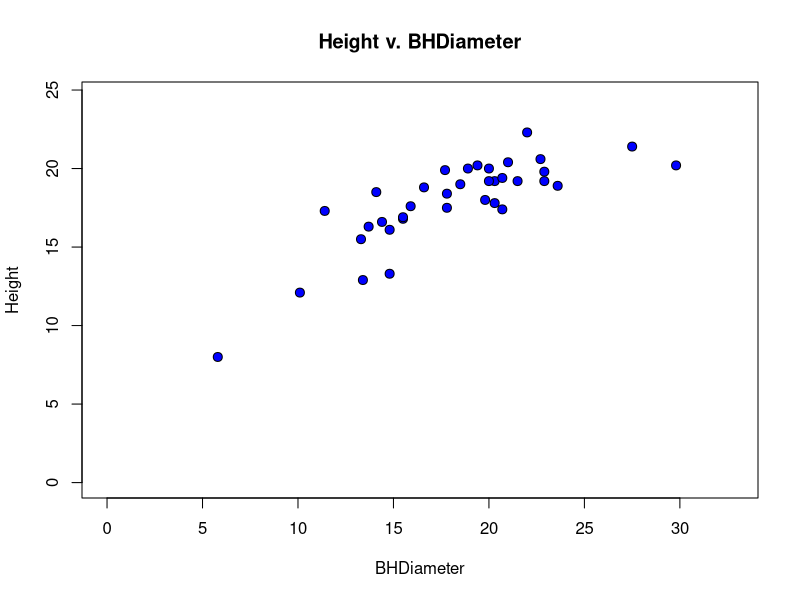

The R script that drew this image: (Note: this script raises an error after producing the figure.)
# Task 1
dird="\\Users\\reese\\Desktop\\fa23\\stats\\lab-3\\"
getwd()

# Task 2
spruce.df = read.csv("SPRUCE.csv")
head(spruce.df)

# Task 3

with(spruce.df,  {
  plot(Height~BHDiameter,bg="Blue",pch=21, cex=1.2,main = "Height v. BHDiameter", ylim=c(0,1.1*max(Height)),xlim=c(0,1.1*max(BHDiameter)))
}
)

with(spruce.df, {
  layout(matrix(1:3,nr=3,byrow=TRUE))
  trendscatter(Height~BHDiameter,f=0.5)
  trendscatter(Height~BHDiameter,f=0.6)
  trendscatter(Height~BHDiameter,f=0.7)
  
})

with(spruce.df, 
     plot(Height~BHDiameter,bg="Blue",pch=21,cex=1.2,main = "Height v. BHDiameter (with least squares regression line",ylim=c(0,1.1*max(Height)),xlim=c(0,1.1*max(BHDiameter)))
)
spruce.lm=with(spruce.df, lm(Height~BHDiameter))
abline(spruce.lm)

